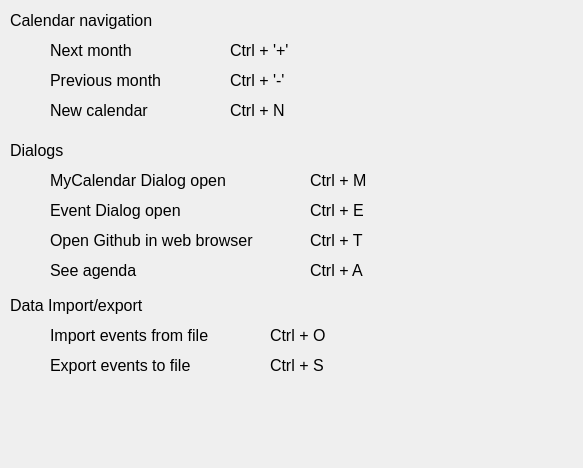
<?xml version="1.0" encoding="UTF-8"?>
<ui version="4.0">
 <class>KeyShortcutsDialog</class>
 <widget class="QDialog" name="KeyShortcutsDialog">
  <property name="geometry">
   <rect>
    <x>0</x>
    <y>0</y>
    <width>583</width>
    <height>468</height>
   </rect>
  </property>
  <property name="windowTitle">
   <string>Key Shortcuts</string>
  </property>
  <widget class="QLabel" name="label">
   <property name="geometry">
    <rect>
     <x>10</x>
     <y>10</y>
     <width>181</width>
     <height>21</height>
    </rect>
   </property>
   <property name="font">
    <font>
     <pointsize>12</pointsize>
    </font>
   </property>
   <property name="text">
    <string>Calendar navigation</string>
   </property>
  </widget>
  <widget class="QLabel" name="label_2">
   <property name="geometry">
    <rect>
     <x>50</x>
     <y>40</y>
     <width>181</width>
     <height>21</height>
    </rect>
   </property>
   <property name="font">
    <font>
     <pointsize>12</pointsize>
    </font>
   </property>
   <property name="text">
    <string>Next month</string>
   </property>
  </widget>
  <widget class="QLabel" name="label_3">
   <property name="geometry">
    <rect>
     <x>50</x>
     <y>70</y>
     <width>181</width>
     <height>21</height>
    </rect>
   </property>
   <property name="font">
    <font>
     <pointsize>12</pointsize>
    </font>
   </property>
   <property name="text">
    <string>Previous month</string>
   </property>
  </widget>
  <widget class="QLabel" name="label_4">
   <property name="geometry">
    <rect>
     <x>230</x>
     <y>70</y>
     <width>181</width>
     <height>21</height>
    </rect>
   </property>
   <property name="font">
    <font>
     <pointsize>12</pointsize>
    </font>
   </property>
   <property name="text">
    <string>Ctrl + '-'</string>
   </property>
  </widget>
  <widget class="QLabel" name="label_5">
   <property name="geometry">
    <rect>
     <x>230</x>
     <y>40</y>
     <width>181</width>
     <height>21</height>
    </rect>
   </property>
   <property name="font">
    <font>
     <pointsize>12</pointsize>
    </font>
   </property>
   <property name="text">
    <string>Ctrl + '+'</string>
   </property>
  </widget>
  <widget class="QLabel" name="label_6">
   <property name="geometry">
    <rect>
     <x>50</x>
     <y>100</y>
     <width>181</width>
     <height>21</height>
    </rect>
   </property>
   <property name="font">
    <font>
     <pointsize>12</pointsize>
    </font>
   </property>
   <property name="text">
    <string>New calendar</string>
   </property>
  </widget>
  <widget class="QLabel" name="label_7">
   <property name="geometry">
    <rect>
     <x>230</x>
     <y>100</y>
     <width>181</width>
     <height>21</height>
    </rect>
   </property>
   <property name="font">
    <font>
     <pointsize>12</pointsize>
    </font>
   </property>
   <property name="text">
    <string>Ctrl + N</string>
   </property>
  </widget>
  <widget class="QLabel" name="label_8">
   <property name="geometry">
    <rect>
     <x>310</x>
     <y>230</y>
     <width>181</width>
     <height>21</height>
    </rect>
   </property>
   <property name="font">
    <font>
     <pointsize>12</pointsize>
    </font>
   </property>
   <property name="text">
    <string>Ctrl + T</string>
   </property>
  </widget>
  <widget class="QLabel" name="label_9">
   <property name="geometry">
    <rect>
     <x>50</x>
     <y>230</y>
     <width>291</width>
     <height>21</height>
    </rect>
   </property>
   <property name="font">
    <font>
     <pointsize>12</pointsize>
    </font>
   </property>
   <property name="text">
    <string>Open Github in web browser</string>
   </property>
  </widget>
  <widget class="QLabel" name="label_10">
   <property name="geometry">
    <rect>
     <x>10</x>
     <y>140</y>
     <width>181</width>
     <height>21</height>
    </rect>
   </property>
   <property name="font">
    <font>
     <pointsize>12</pointsize>
    </font>
   </property>
   <property name="text">
    <string>Dialogs</string>
   </property>
  </widget>
  <widget class="QLabel" name="label_11">
   <property name="geometry">
    <rect>
     <x>50</x>
     <y>170</y>
     <width>221</width>
     <height>21</height>
    </rect>
   </property>
   <property name="font">
    <font>
     <pointsize>12</pointsize>
    </font>
   </property>
   <property name="text">
    <string>MyCalendar Dialog open</string>
   </property>
  </widget>
  <widget class="QLabel" name="label_12">
   <property name="geometry">
    <rect>
     <x>310</x>
     <y>260</y>
     <width>181</width>
     <height>21</height>
    </rect>
   </property>
   <property name="font">
    <font>
     <pointsize>12</pointsize>
    </font>
   </property>
   <property name="text">
    <string>Ctrl + A</string>
   </property>
  </widget>
  <widget class="QLabel" name="label_13">
   <property name="geometry">
    <rect>
     <x>310</x>
     <y>200</y>
     <width>181</width>
     <height>21</height>
    </rect>
   </property>
   <property name="font">
    <font>
     <pointsize>12</pointsize>
    </font>
   </property>
   <property name="text">
    <string>Ctrl + E</string>
   </property>
  </widget>
  <widget class="QLabel" name="label_14">
   <property name="geometry">
    <rect>
     <x>310</x>
     <y>170</y>
     <width>181</width>
     <height>21</height>
    </rect>
   </property>
   <property name="font">
    <font>
     <pointsize>12</pointsize>
    </font>
   </property>
   <property name="text">
    <string>Ctrl + M</string>
   </property>
  </widget>
  <widget class="QLabel" name="label_15">
   <property name="geometry">
    <rect>
     <x>50</x>
     <y>200</y>
     <width>221</width>
     <height>21</height>
    </rect>
   </property>
   <property name="font">
    <font>
     <pointsize>12</pointsize>
    </font>
   </property>
   <property name="text">
    <string>Event Dialog open</string>
   </property>
  </widget>
  <widget class="QLabel" name="label_16">
   <property name="geometry">
    <rect>
     <x>50</x>
     <y>260</y>
     <width>181</width>
     <height>21</height>
    </rect>
   </property>
   <property name="font">
    <font>
     <pointsize>12</pointsize>
    </font>
   </property>
   <property name="text">
    <string>See agenda</string>
   </property>
  </widget>
  <widget class="QLabel" name="label_17">
   <property name="geometry">
    <rect>
     <x>10</x>
     <y>290</y>
     <width>181</width>
     <height>31</height>
    </rect>
   </property>
   <property name="font">
    <font>
     <pointsize>12</pointsize>
    </font>
   </property>
   <property name="text">
    <string>Data Import/export</string>
   </property>
  </widget>
  <widget class="QLabel" name="label_18">
   <property name="geometry">
    <rect>
     <x>50</x>
     <y>320</y>
     <width>211</width>
     <height>31</height>
    </rect>
   </property>
   <property name="font">
    <font>
     <pointsize>12</pointsize>
    </font>
   </property>
   <property name="text">
    <string>Import events from file</string>
   </property>
  </widget>
  <widget class="QLabel" name="label_19">
   <property name="geometry">
    <rect>
     <x>50</x>
     <y>350</y>
     <width>211</width>
     <height>31</height>
    </rect>
   </property>
   <property name="font">
    <font>
     <pointsize>12</pointsize>
    </font>
   </property>
   <property name="text">
    <string>Export events to file</string>
   </property>
  </widget>
  <widget class="QLabel" name="label_20">
   <property name="geometry">
    <rect>
     <x>270</x>
     <y>320</y>
     <width>181</width>
     <height>31</height>
    </rect>
   </property>
   <property name="font">
    <font>
     <pointsize>12</pointsize>
    </font>
   </property>
   <property name="text">
    <string>Ctrl + O</string>
   </property>
  </widget>
  <widget class="QLabel" name="label_21">
   <property name="geometry">
    <rect>
     <x>270</x>
     <y>350</y>
     <width>181</width>
     <height>31</height>
    </rect>
   </property>
   <property name="font">
    <font>
     <pointsize>12</pointsize>
    </font>
   </property>
   <property name="text">
    <string>Ctrl + S</string>
   </property>
  </widget>
 </widget>
 <resources/>
 <connections/>
</ui>
